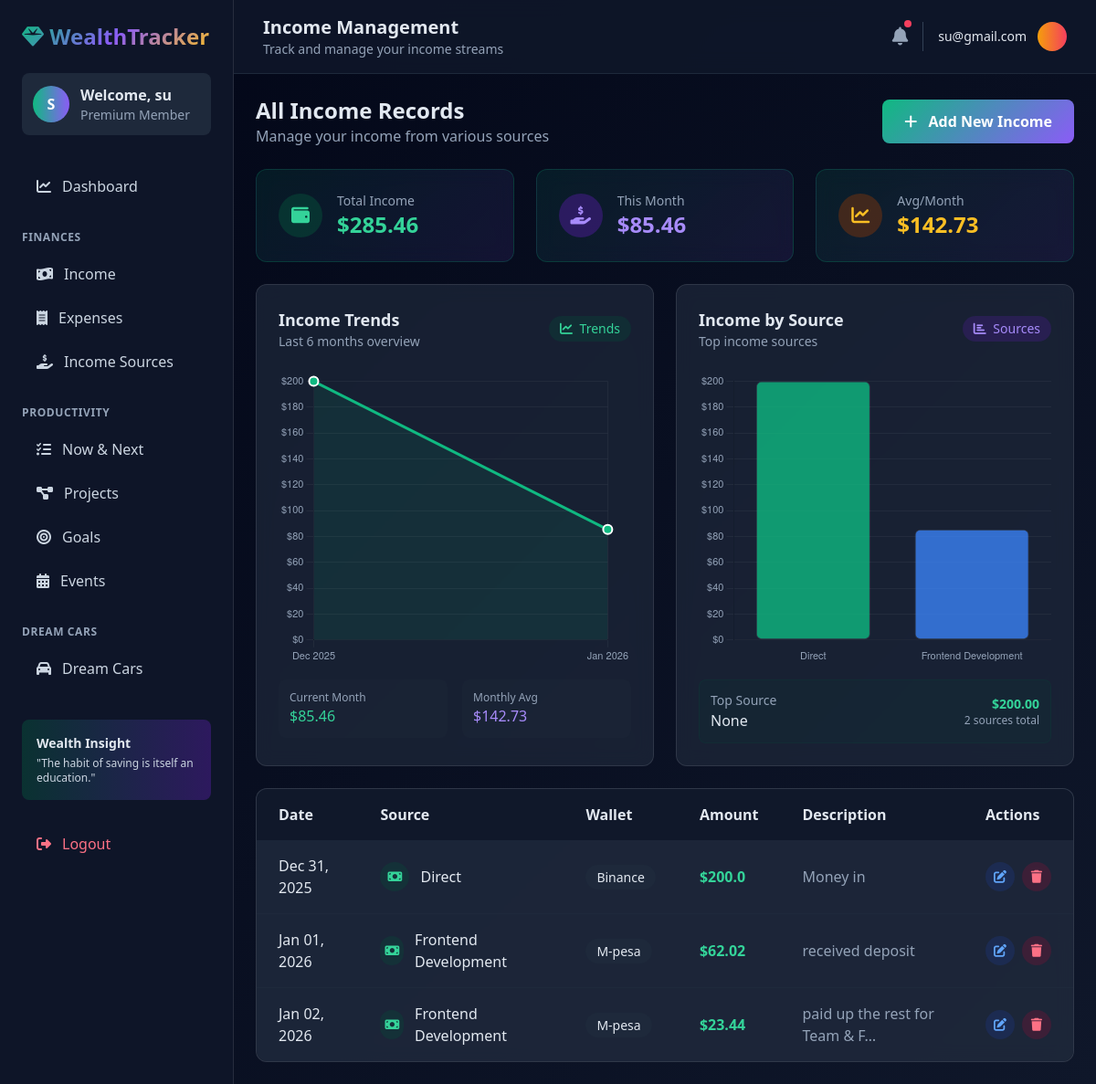
Before: /income/ (signed in) with the older database file.
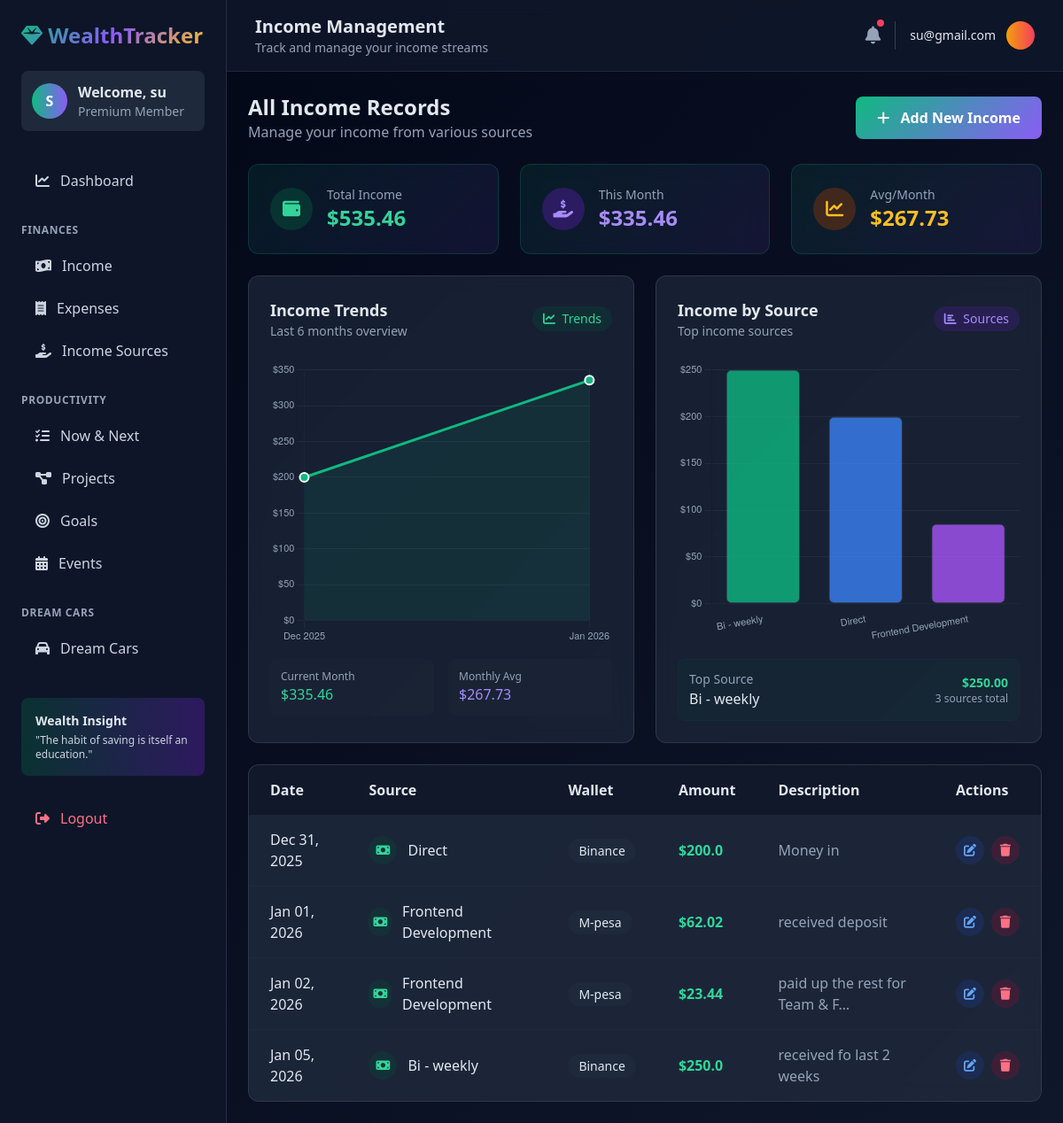
After: the same page with the newer database file.
### Tracker/models.py (models this page shows, shortened)
class Income(models.Model):
    user = models.ForeignKey(User, on_delete=models.CASCADE, null=True)
    source = models.ForeignKey(IncomeSource, on_delete=models.CASCADE, null=True, blank=True)
    wallet = models.CharField(max_length=100, choices=WALLETS, default="Bank")
    amount = models.FloatField(default=0)
    date = models.DateTimeField(default=timezone.now)
    description = models.TextField(default="")

class IncomeSource(models.Model):
    user = models.ForeignKey(User, on_delete=models.CASCADE, null=True, blank=True)
    name = models.CharField(max_length=100, default="")
    client = models.CharField(max_length=100, default="")
    start_date = models.DateTimeField(default=timezone.now)
    end_date = models.DateTimeField(default=timezone.now)
    worth = models.FloatField(default=0)
    got = models.BooleanField(default=False)
    description = models.TextField(default="")

### Tracker/views.py (the view)
# urls.py: path('income/', views.IncomeListView.as_view(), name='income-list'),
class IncomeListView(LoginRequiredMixin, ListView):
    model = Income
    template_name = 'tracker/income_list.html'
    context_object_name = 'incomes'
    def get_queryset(self):
        return Income.objects.filter(user=self.request.user)
    def get_context_data(self, **kwargs):
        total_income = Income.objects.filter(user=self.request.user).aggregate(Sum('amount'))['amount__sum'] or 0
        context = super().get_context_data(**kwargs)
        context['total_income'] = total_income
        user_incomes = Income.objects.filter(user=self.request.user)
        total_income = user_incomes.aggregate(Sum('amount'))['amount__sum'] or 0
        now = timezone.now()
        month_income = user_incomes.filter(
            date__year=now.year,
            date__month=now.month
        ).aggregate(Sum('amount'))['amount__sum'] or 0
        monthly_income_data = user_incomes.annotate(
            month=functions.TruncMonth('date')
        ).values('month').annotate(
            monthly_total=Sum('amount')
        ).order_by('month')
        if monthly_income_data:
            avg_income = sum(item['monthly_total'] for item in monthly_income_data) / len(monthly_income_data)
        else:
            avg_income = 0
        six_months_ago = timezone.now() - timedelta(days=180)
        recent_income = user_incomes.filter(
            date__gte=six_months_ago
        ).annotate(
            month=functions.TruncMonth('date')
        ).values('month').annotate(
            total=Sum('amount')
        ).order_by('month')
        months = []
        monthly_totals = []
        for income in recent_income:
            months.append(income['month'].strftime('%b %Y'))
            monthly_totals.append(float(income['total']))
        if not months:
            for i in range(5, -1, -1):
                month_date = timezone.now() - timedelta(days=30*i)
                months.append(month_date.strftime('%b %Y'))
                monthly_totals.append(0)
        income_by_source = user_incomes.values('source__name').annotate(
            total_amount=Sum('amount'),
            count=Count('id')
        ).order_by('-total_amount')[:8]  # Top 8 sources
        source_names = []
        source_amounts = []
        source_colors = []
        colors = [
            'rgba(16, 185, 129, 0.8)',   # emerald
            'rgba(59, 130, 246, 0.8)',   # blue
            'rgba(168, 85, 247, 0.8)',   # violet
            'rgba(245, 158, 11, 0.8)',   # amber
            'rgba(239, 68, 68, 0.8)',    # rose
            'rgba(6, 182, 212, 0.8)',    # cyan
            'rgba(139, 92, 246, 0.8)',   # purple
            'rgba(251, 191, 36, 0.8)'    # yellow
        ]
        for i, source in enumerate(income_by_source):
            source_names.append(source['source__name'] or 'Direct')
            source_amounts.append(float(source['total_amount']))
            source_colors.append(colors[i % len(colors)])
        if not source_names:
            source_names = ['No data']
            source_amounts = [0]
            source_colors = ['rgba(148, 163, 184, 0.8)']
        top_source = income_by_source.first()
        top_source_name = top_source['source__name'] if top_source else 'No data'
        top_source_amount = float(top_source['total_amount']) if top_source else 0
        context.update({
            'total_income': total_income,
            'month_income': month_income,
            'avg_income': avg_income,
            'chart_months': months,
            'chart_monthly_totals': monthly_totals,
            'chart_source_names': source_names,
            'chart_source_amounts': source_amounts,
            'chart_source_colors': source_colors,
            'top_source_name': top_source_name,
            'top_source_amount': top_source_amount,
            'total_sources': len(source_names),
            'income_count': user_incomes.count(),
        })
        return context

### Tracker/templates/tracker/income_list.html (shortened to what the changed rows need)
{% extends 'tracker/base.html' %}
{% load static %}
{% block header_title %}Income Management{% endblock %}
{% block content %}
<div class="space-y-6">
    <div class="flex items-center justify-between">
        <div>
            <h2 class="text-2xl font-bold">All Income Records</h2>
        </div>
    </div>
    <div class="grid grid-cols-1 md:grid-cols-3 gap-6">
        <div class="stat-card card p-6 rounded-xl">
            <div class="flex items-center">
                <div>
                    <p class="text-slate-400 text-sm">Total Income</p>
                    <h3 class="text-2xl font-bold text-emerald-400">${{ total_income|default:"0"|floatformat:2 }}</h3>
                </div>
            </div>
        </div>
        <div class="stat-card card p-6 rounded-xl">
            <div class="flex items-center">
                <div>
                    <p class="text-slate-400 text-sm">This Month</p>
                    <h3 class="text-2xl font-bold text-violet-400">${{ month_income|default:"0"|floatformat:2 }}</h3>
                </div>
            </div>
        </div>
        <div class="stat-card card p-6 rounded-xl">
            <div class="flex items-center">
                <div>
                    <p class="text-slate-400 text-sm">Avg/Month</p>
                    <h3 class="text-2xl font-bold text-amber-400">${{ avg_income|default:"0"|floatformat:2 }}</h3>
                </div>
            </div>
        </div>
    </div>
    <div class="grid grid-cols-1 lg:grid-cols-2 gap-6">
        <div class="card p-6 rounded-xl">
            <div class="h-80">
                <canvas id="trendsChart"></canvas>
            </div>
            <div class="mt-4 grid grid-cols-2 gap-4">
                <div class="p-3 bg-slate-800/30 rounded-lg">
                    <p class="text-xs text-slate-400">Current Month</p>
                    <p class="font-medium text-emerald-400">${{ month_income|default:"0"|floatformat:2 }}</p>
                </div>
                <div class="p-3 bg-slate-800/30 rounded-lg">
                    <p class="text-xs text-slate-400">Monthly Avg</p>
                    <p class="font-medium text-violet-400">${{ avg_income|default:"0"|floatformat:2 }}</p>
                </div>
            </div>
        </div>
        <div class="card p-6 rounded-xl">
            <div class="h-80">
                <canvas id="sourcesChart"></canvas>
            </div>
            <div class="mt-4 p-3 bg-emerald-900/10 border border-emerald-900/20 rounded-lg">
                <div class="flex items-center justify-between">
                    <div>
                        <p class="text-sm text-slate-400">Top Source</p>
                        <p class="font-medium">{{ top_source_name }}</p>
                    </div>
                    <div class="text-right">
                        <p class="text-sm font-bold text-emerald-400">${{ top_source_amount|floatformat:2 }}</p>
                        <p class="text-xs text-slate-400">{{ total_sources }} sources total</p>
                    </div>
                </div>
            </div>
        </div>
    </div>
    <div class="card rounded-xl overflow-hidden">
        <div class="table-container">
            <table class="w-full">
                <thead class="table-header">
                    <tr>
                        <th class="py-4 px-6 text-left">Date</th>
                        <th class="py-4 px-6 text-left">Source</th>
                        <th class="py-4 px-6 text-left">Wallet</th>
                        <th class="py-4 px-6 text-left">Amount</th>
                        <th class="py-4 px-6 text-left">Description</th>
                        <th class="py-4 px-6 text-left">Actions</th>
                    </tr>
                </thead>
                <tbody class="divide-y divide-slate-800">
                    {% for income in incomes %}
                    <tr class="table-row">
                        <td class="py-4 px-6">{{ income.date|date:"M d, Y" }}</td>
                        <td class="py-4 px-6">
                            <div class="flex items-center">
                                <div class="w-8 h-8 bg-emerald-900/30 rounded-full flex items-center justify-center mr-3">
                                    <i class="fas fa-money-bill text-emerald-400 text-sm"></i>
                                </div>
                                {{ income.source.name|default:"Direct" }}
                            </div>
                        </td>
                        <td class="py-4 px-6">
                            <span class="px-3 py-1 bg-slate-800 rounded-full text-sm">
                                {{ income.wallet }}
                            </span>
                        </td>
                        <td class="py-4 px-6">
                            <span class="font-bold text-emerald-400">${{ income.amount }}</span>
                        </td>
                        <td class="py-4 px-6 text-slate-400">
                            {{ income.description|truncatechars:30 }}
                        </td>
                        <td class="py-4 px-6">
                            <div class="flex items-center space-x-2">
                                <a href="{% url 'income-update' income.pk %}"
                                   class="w-8 h-8 bg-blue-900/30 hover:bg-blue-900/50 rounded-full flex items-center justify-center text-blue-400 hover:text-blue-300">
                                    <i class="fas fa-edit text-sm"></i>
                                </a>
                                <a href="{% url 'income-delete' income.pk %}"
                                   class="w-8 h-8 bg-rose-900/30 hover:bg-rose-900/50 rounded-full flex items-center justify-center text-rose-400 hover:text-rose-300">
                                    <i class="fas fa-trash text-sm"></i>
                                </a>
                            </div>
                        </td>
                    </tr>
                    {% endfor %}
                </tbody>
            </table>
        </div>
    </div>
</div>
{% endblock %}

Changed rows visible on the page:
now on this page (row edited): IncomeSource: name "Bi - weekly"
added Income: date "Jan 05, 2026", source.name "Bi - weekly", wallet "Binance", amount "250.0", description "received fo last 2 weeks"
Other visible differences:
{{ total_income|default:"0"|floatformat:2 }}: "285.46" → "535.46"
{{ month_income|default:"0"|floatformat:2 }}: "85.46" → "335.46"
{{ avg_income|default:"0"|floatformat:2 }}: "142.73" → "267.73"
chart data {{ chart_monthly_totals }}: [200.0, 85.46000000000001], [200.0, 85.46000000000001] → [200.0, 335.46], [200.0, 335.46]
chart data {{ chart_source_names|safe }}: ['Direct', 'Frontend Development'], ['Direct', 'Frontend Development'] → ['Bi - weekly', 'Direct', 'Frontend Development'], ['Bi - weekly', 'Direct', 'Frontend Development']
chart data {{ chart_source_amounts }}: [200.0, 85.46000000000001], [200.0, 85.46000000000001] → [250.0, 200.0, 85.46000000000001], [250.0, 200.0, 85.46000000000001]
{{ top_source_amount|floatformat:2 }}: "200.00" → "250.00"
{{ total_sources }}: "2" → "3"
{{ top_source_name }}: "None" → (not shown)
